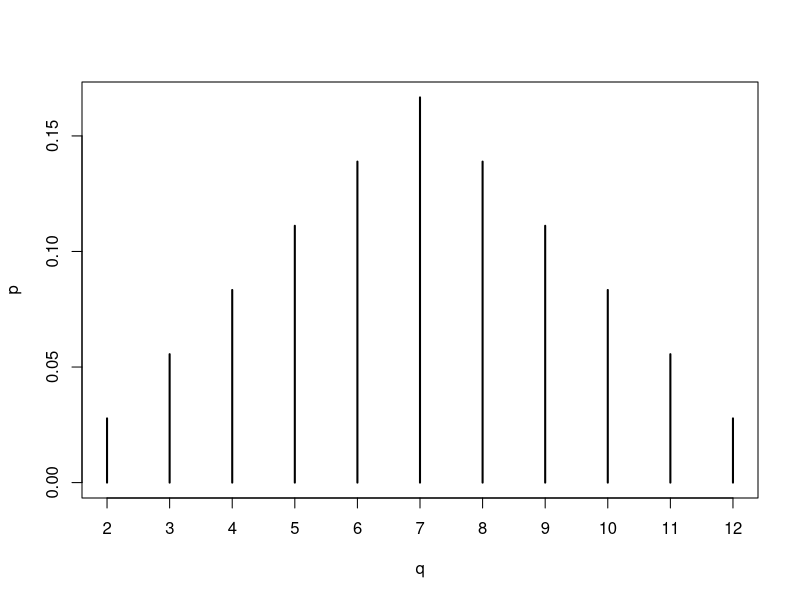
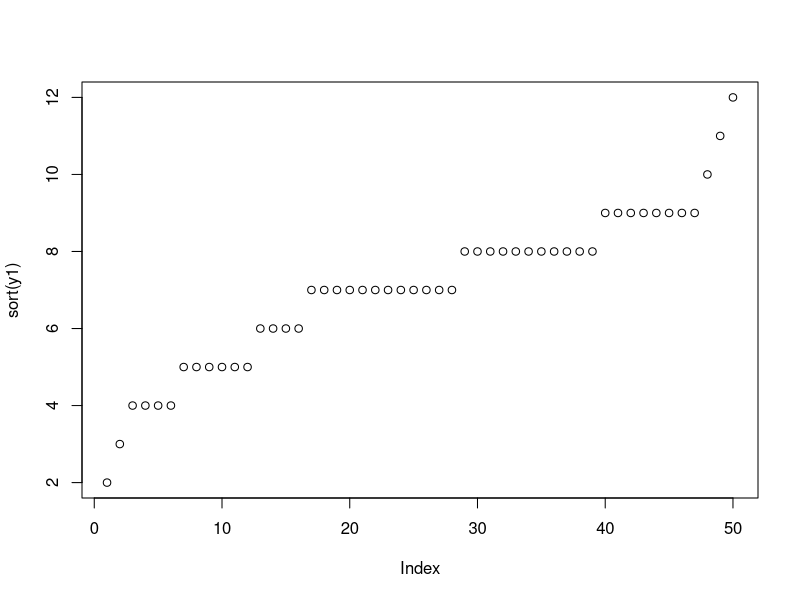
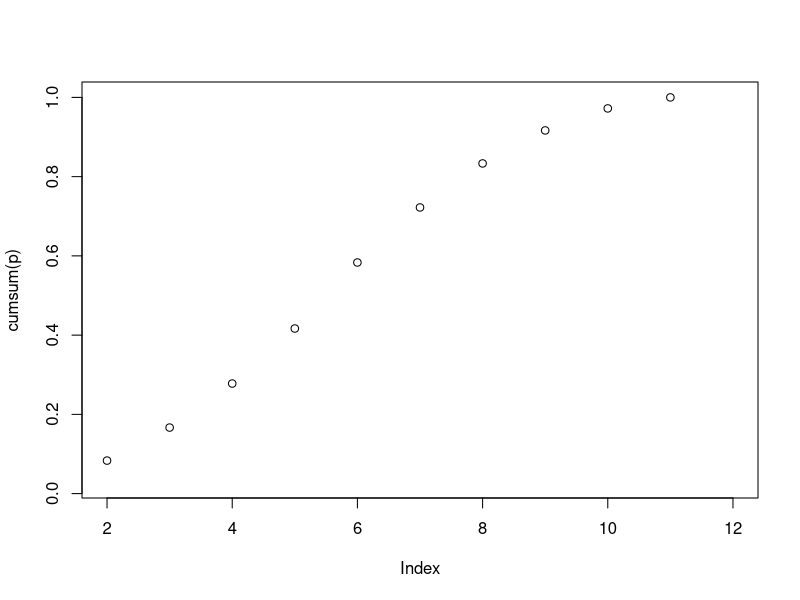
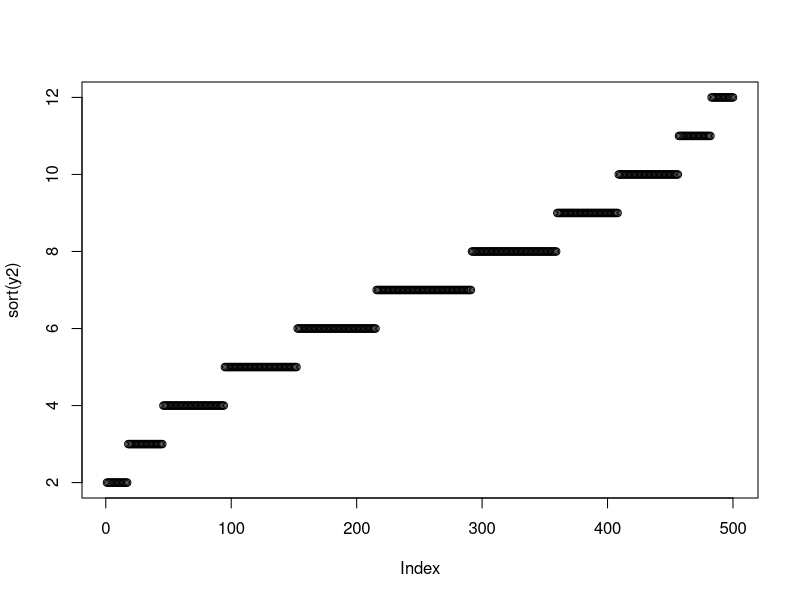

These figures' R source, in order:
## ---- chunk 1
knitr::opts_chunk$set(echo = TRUE)
## ---- chunk 2
s <- 2:12
## ---- chunk 3
q <- matrix(rep(1:6,6), ncol=6)
q <- q + t(q)
q <- table(q)
q

p <- q / 36
round(p,2)
## ---- chunk 4
plot(p, xlim = c(2, 12))
## ---- chunk 5
n1 <- 50
y1 <- sample(s,
             size = n1,
             replace = TRUE,
             prob = p)
table(y1)
## ---- chunk 6
plot(sort(y1))
plot(cumsum(p), xlim = c(2, 12))
## ---- chunk 7
n2 <- 500
y2 <- sample(s,
             size = n2,
             replace = TRUE,
             prob = p)
table(y2)
## ---- chunk 8
plot(sort(y2))
